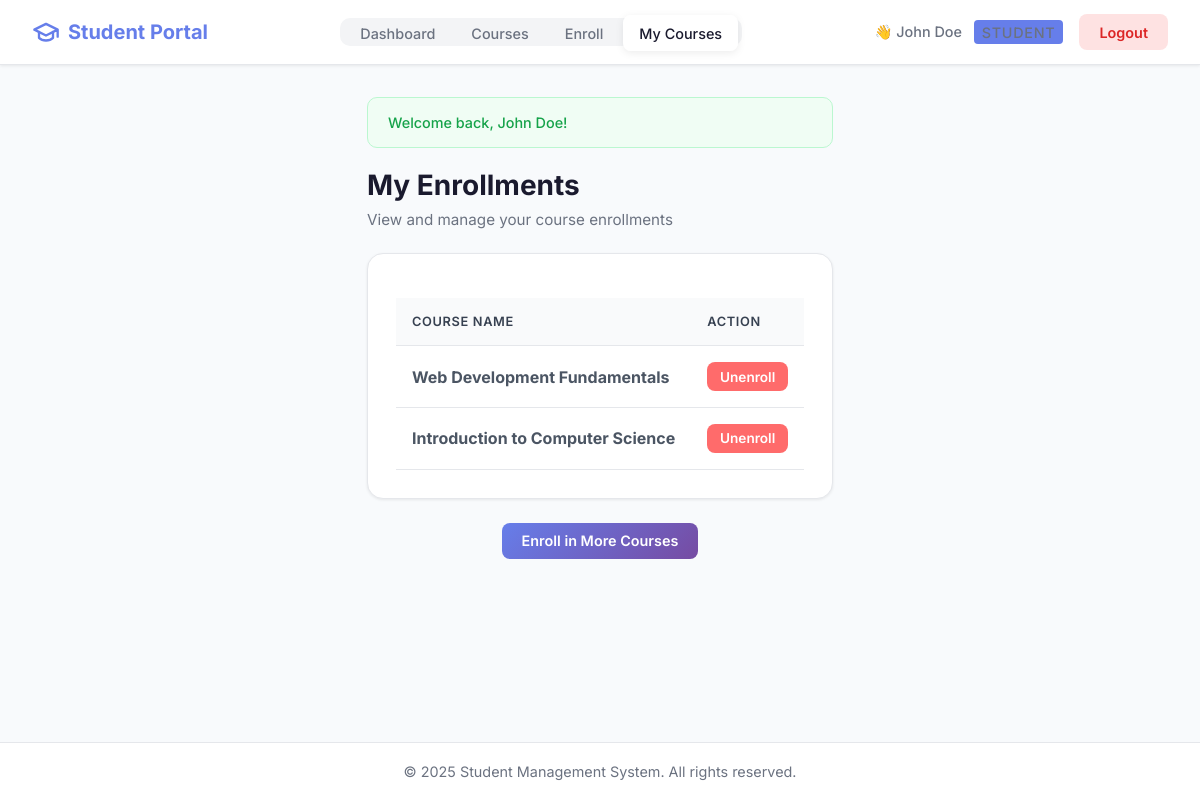
Page /student/enrollments_list.php (signed in) on the committed database.
### tables this page shows
CREATE TABLE IF NOT EXISTS enrollments (
    id INT PRIMARY KEY AUTO_INCREMENT,
    student_id INT NOT NULL,
    course_id INT NOT NULL,
    enrolled_at DATETIME DEFAULT CURRENT_TIMESTAMP,
    FOREIGN KEY (student_id) REFERENCES users(id) ON DELETE CASCADE,
    FOREIGN KEY (course_id) REFERENCES courses(id) ON DELETE CASCADE,
    UNIQUE KEY unique_student_course (student_id, course_id)
);

CREATE TABLE IF NOT EXISTS courses (
    id INT PRIMARY KEY AUTO_INCREMENT,
    course_name VARCHAR(100) NOT NULL
);

### config/session.php (called while the page is built, shortened)
<?php
function getFlashMessage()
{
    if (isset($_SESSION['flash'])) {
        $flash = $_SESSION['flash'];
        return $flash;
    }
    return null;
}

### includes/functions.php (called while the page is built, shortened)
<?php
function escape($data)
{
    return htmlspecialchars($data, ENT_QUOTES, 'UTF-8');
}

### student/enrollments_list.php (the view, shortened to what this page needs)
<?php
require_once '../config/session.php';
require_once '../includes/functions.php';
$pdo = getDBConnection();
$studentId = getCurrentUserId();
$stmt = $pdo->prepare("
    SELECT e.id as enrollment_id, c.id as course_id, c.course_name
    FROM enrollments e
    JOIN courses c ON e.course_id = c.id
    WHERE e.student_id = ?
    ORDER BY e.id DESC
");
$stmt->execute([$studentId]);
$enrollments = $stmt->fetchAll();
include '../includes/header.php';
$flash = getFlashMessage();
?>
<div class="container">
    <?php if ($flash) : ?>
        <div class="alert alert-<?php echo escape($flash['type']); ?>">
            <?php echo escape($flash['message']); ?>
        </div>
    <?php endif; ?>
    <div class="page-header">
        <h1 class="page-title">My Enrollments</h1>
        <p class="page-subtitle">View and manage your course enrollments</p>
    </div>
    <div class="card">
        <?php if (count($enrollments) > 0) : ?>
            <table class="table">
                <thead>
                    <tr>
                        <th>Course Name</th>
                        <th>Action</th>
                    </tr>
                </thead>
                <tbody>
                    <?php foreach ($enrollments as $enrollment) : ?>
                        <tr>
                            <td>
                                <strong><?php echo escape($enrollment['course_name']); ?></strong>
                            </td>
                            <td>
                                <form method="POST" action="" style="display: inline;"
                                      onsubmit="return confirm('Are you sure you want to unenroll from this course?');">
                                    <button type="submit" name="unenroll" class="btn"
                                            style="padding: 0.4rem 0.8rem; font-size: 0.85rem; background: #ff6b6b; color: white;">
                                        Unenroll
                                    </button>
                                </form>
                            </td>
                        </tr>
                    <?php endforeach; ?>
                </tbody>
            </table>
        <?php endif; ?>
    </div>
    <div style="text-align: center; margin-top: 1.5rem;">
        <a href="courses.php" class="btn btn-primary">
            Enroll in More Courses
        </a>
    </div>
</div>
<?php include '../includes/footer.php'; ?>

### includes/header.php (style rules this page uses)
* { margin: 0; padding: 0; box-sizing: border-box; }
body { font-family: 'Inter', -apple-system, BlinkMacSystemFont, 'Segoe UI', Roboto, sans-serif; background-color: #f8fafc; min-height: 100vh; display: flex; flex-direction: column; color: #1a1a2e; }
.btn { display: inline-flex; align-items: center; justify-content: center; gap: 0.5rem; padding: 0.6rem 1.25rem; border: none; border-radius: 8px; cursor: pointer; text-decoration: none; font-size: 0.9rem; font-weight: 600; font-family: inherit; transition: all 0.3s ease; }
.btn-primary { background: linear-gradient(135deg, #667eea 0%, #764ba2 100%); color: white; }
.container { max-width: 1200px; margin: 0 auto; padding: 2rem; flex: 1; }
.card { background-color: white; border-radius: 16px; box-shadow: 0 1px 3px rgba(0,0,0,0.08); padding: 1.75rem; margin-bottom: 1.5rem; border: 1px solid #e5e7eb; }
.alert { padding: 1rem 1.25rem; border-radius: 10px; margin-bottom: 1.25rem; font-size: 0.9rem; font-weight: 500; }
.alert-success { background-color: #f0fdf4; color: #16a34a; border: 1px solid #bbf7d0; }
.table { width: 100%; border-collapse: collapse; margin-top: 1rem; }
.table th, .table td { padding: 1rem; text-align: left; border-bottom: 1px solid #e5e7eb; }
.table th { background-color: #f9fafb; color: #374151; font-weight: 600; font-size: 0.8rem; text-transform: uppercase; letter-spacing: 0.05em; }
.table td { color: #4b5563; }
.page-header { margin-bottom: 1.5rem; }
.page-title { font-size: 1.75rem; font-weight: 700; color: #1a1a2e; margin-bottom: 0.5rem; }
.page-subtitle { color: #6b7280; font-size: 0.95rem; }

### rows in the picture
enrollments: course.course_name "Web Development Fundamentals"
enrollments: course.course_name "Introduction to Computer Science"

### other values in the picture
getCurrentUserName() "John Doe"
$flash['message'] "Welcome back, John Doe!"
